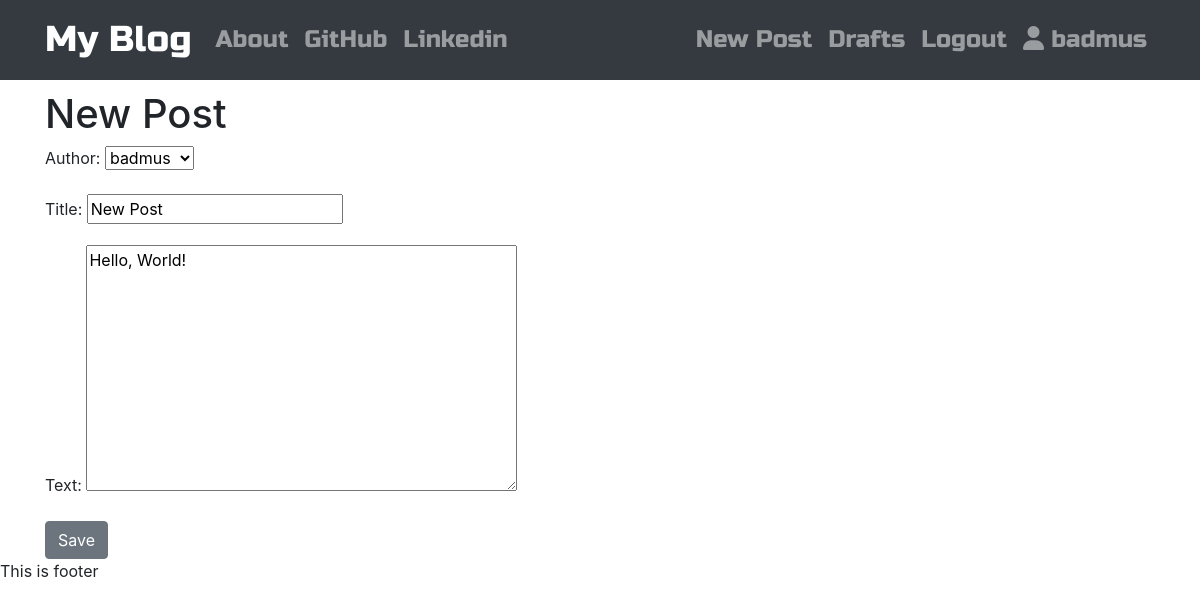
Page /post/2/edit (signed in) on the committed database.
### blog/models.py (models this page shows, shortened)
class Post(models.Model):
    author = models.ForeignKey("auth.User", on_delete=models.CASCADE)
    title = models.CharField(max_length=200)
    text = models.TextField()
    date_created = models.DateTimeField(default = timezone.now)
    date_published = models.DateTimeField(null = True, blank = True)

### blog/views.py (the view)
# urls.py: path('post/<pk>/edit', views.PostUpdateView.as_view(), name = 'post_edit'),
class PostUpdateView(LoginRequiredMixin, UpdateView):
    login_url = '/login/'
    form_class = PostForm
    redirect_field_name = 'blog/post_detail.html'
    model = Post

### blog/forms.py
class PostForm(forms.ModelForm):
    class Meta:
        model = Post
        fields = ("author", "title", "text")
        widget = {
            'title':forms.TextInput(attrs = {'class':'textinputclass'}),
            'text':forms.Textarea(attrs = {'class': 'editable medium-editor-textarea postcontent'})
        }

### blog/templates/blog/post_form.html (shortened to what this page needs)
{% extends 'base.html' %}
{% block content %}
    <h1>New Post</h1>
    <form class='post-form' method='POST'>
        {{ form.as_p }}
        <button type="submit" class="save btn btn-secondary">Save</button>
    </form>
{% endblock %}

### blog/templates/blog/base.html (shortened to what this page needs)
<!DOCTYPE html>
{% load staticfiles %}
<html lang="en">
<head>
    <link rel="stylesheet" href="//cdn.jsdelivr.net/medium-editor/latest/css/medium-editor.min.css" type="text/css" media="screen" charset="utf-8">
    <link rel="stylesheet" href="https://stackpath.bootstrapcdn.com/bootstrap/4.3.1/css/bootstrap.min.css">
    <link rel='stylesheet'  href='{% static "css/blog.css" %}'>
</head>
<body>
    <nav class="navbar techfont navbar-expand-sm navbar-dark bg-dark">
        <div class='container'>
            <a class="navbar-brand big-brand" href="{% url 'blog:post_list' %}">My Blog</a>
            <div class="collapse navbar-collapse" id="navbarNav">
                <ul class="navbar-nav">
                    <li class="nav-item">
                        <a class="nav-item nav-link" href="{% url 'blog:about'%}">About</a>
                    </li>
                    <li class="nav-item">
                        <a class="nav-item nav-link" href="https://github.com/ob247">GitHub</a>
                    </li>
                    <li class="nav-item">
                        <a class="nav-item nav-link" href="https://linkedin.com">Linkedin</a>
                    </li>
                </ul>
            </div>
            <ul class="navbar-nav">
                {% if user.is_authenticated %}
                    <li class="nav-item">
                        <a class="nav-item nav-link" href="{% url 'blog:post_new' %}">New Post</a>
                    </li>
                    <li class="nav-item">
                        <a class="nav-item nav-link" href="{% url 'blog:draft_list' %}">Drafts</a>
                    </li>
                    <li class="nav-item">
                        <a class="nav-item nav-link" href="{% url 'logout' %}">Logout</a>
                    </li>
                    <li class="nav-item">
                        <a class="nav-item nav-link" href="#"><i class="fas fa-user"></i> {{user.username}}</a>
                    </li>
                {% endif %}
            </ul>
        </div>
    </nav>
    <div class='container content'>
        <div class='row'>
            <div class='col-md-8'>
                <div class='blog_posts'>
                    {% block content %}
                    {% endblock%}
                </div>
            </div>
        </div>
    </div>
    <footer>
        This is footer
    </footer>
</body>
</html>

### blog/static/css/blog.css (style rules this page uses)
.techfont { font-family: 'Russo One', sans-serif; font-size: 1.5em; margin-bottom: 10px; }
.big-brand { font-size: 1.5em; }

### rows in the picture
Post: author "badmus", title "New Post", text "Hello, World!"

### other values in the picture
{{ user.username }} "badmus"
